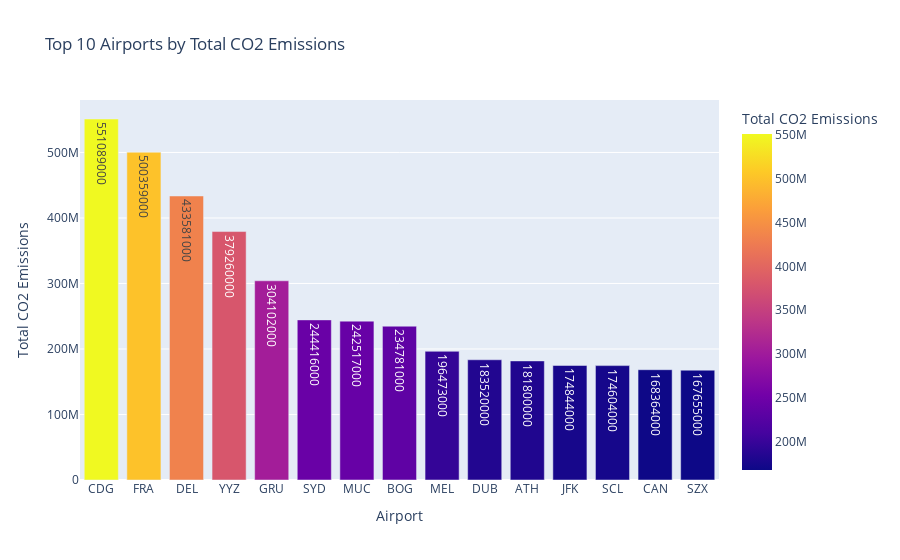

The cell this chart's notebook holds for it:
### Code cell
import plotly.express as px
fig = px.bar(pivot_table.head(15), x='airport', y='co2_emissions', 
             title='Top 10 Airports by Total CO2 Emissions',
             labels={'co2_emissions': 'Total CO2 Emissions', 'airport': 'Airport'},
             text='co2_emissions',
             color='co2_emissions')
# Customize the chart layout
fig.update_layout(
    title='Top 10 Airports by Total CO2 Emissions',
    xaxis_title='Airport',
    yaxis_title='Total CO2 Emissions',
    uniformtext_minsize=8, uniformtext_mode='hide'
)
# Display the bar chart
fig.show()

### Figure 1 — Plotly figure (JSON) as saved in the notebook; plotly's stock layout.template omitted (floating-point values rounded to 4 significant figures)
{"data": [{"alignmentgroup": "True", "hovertemplate": "Airport=%{x}<br>Total CO2 Emissions=%{marker.color}<extra></extra>", "legendgroup": "", "marker": {"color": [551089000, 500359000, 433581000, 379260000, 304102000, 244416000, 242517000, 234781000, 196473000, 183520000, 181800000, 174844000, 174604000, 168364000, 167655000], "coloraxis": "coloraxis", "pattern": {"shape": ""}}, "name": "", "offsetgroup": "", "orientation": "v", "showlegend": false, "text": [551089000, 500359000, 433581000, 379260000, 304102000, 244416000, 242517000, 234781000, 196473000, 183520000, 181800000, 174844000, 174604000, 168364000, 167655000], "textposition": "auto", "type": "bar", "x": ["CDG", "FRA", "DEL", "YYZ", "GRU", "SYD", "MUC", "BOG", "MEL", "DUB", "ATH", "JFK", "SCL", "CAN", "SZX"], "xaxis": "x", "y": [551089000, 500359000, 433581000, 379260000, 304102000, 244416000, 242517000, 234781000, 196473000, 183520000, 181800000, 174844000, 174604000, 168364000, 167655000], "yaxis": "y"}], "layout": {"barmode": "relative", "coloraxis": {"colorbar": {"title": {"text": "Total CO2 Emissions"}}, "colorscale": [[0, "#0d0887"], [0.1111, "#46039f"], [0.2222, "#7201a8"], [0.3333, "#9c179e"], [0.4444, "#bd3786"], [0.5556, "#d8576b"], [0.6667, "#ed7953"], [0.7778, "#fb9f3a"], [0.8889, "#fdca26"], [1, "#f0f921"]]}, "legend": {"tracegroupgap": 0}, "title": {"text": "Top 10 Airports by Total CO2 Emissions"}, "uniformtext": {"minsize": 8, "mode": "hide"}, "xaxis": {"anchor": "y", "domain": [0, 1], "title": {"text": "Airport"}}, "yaxis": {"anchor": "x", "domain": [0, 1], "title": {"text": "Total CO2 Emissions"}}}}
